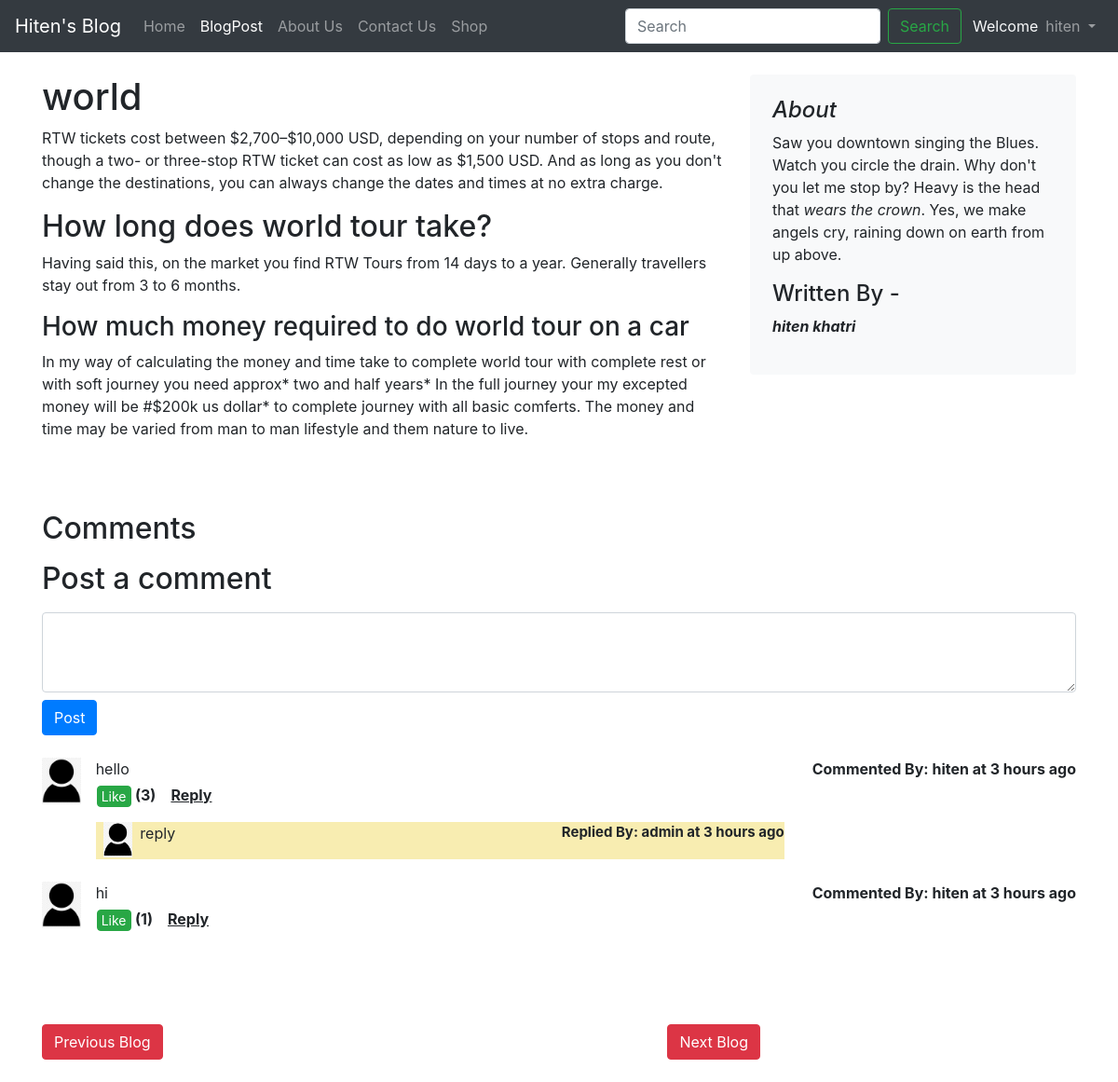
Page /blog/blogpost/1 (signed in) on the committed database.
### blog/models.py (models this page shows, shortened)
class blogpost(models.Model):
    post_id=models.AutoField(primary_key=True)
    auth_name=models.CharField(max_length=40,default="")
    post_title=models.CharField(max_length=200)
    post_desc=models.CharField(max_length=2000)
    post_head1=models.CharField(max_length=200)
    post_desc1=models.CharField(max_length=2000)
    post_head2=models.CharField(max_length=200)
    post_desc2=models.CharField(max_length=2000)
    pub_date=models.DateTimeField(default=now)

class usercomm(models.Model):
    user_id=models.AutoField(primary_key=True)
    blog_id1=models.IntegerField(default=0)
    user_name=models.ForeignKey(User,on_delete=models.CASCADE)
    desc=models.CharField(max_length=3000,default="")
    ts1=models.DateTimeField(default=now)

class userlike(models.Model):
    like_id=models.AutoField(primary_key=True)
    blog_id3=models.IntegerField(default=0)
    like_comm_id=models.IntegerField(default=0)
    like_user_id=models.ForeignKey(User,on_delete=models.CASCADE,null=True)
    like_count=models.IntegerField(default=0)

class userreply(models.Model):
    user_id1=models.AutoField(primary_key=True)
    blog_id2=models.IntegerField(default=0)
    comm_id=models.IntegerField(default=0)
    user_name1=models.ForeignKey(User,on_delete=models.CASCADE)
    desc1=models.CharField(max_length=3000,default="")
    ts2=models.DateTimeField(default=now)

### blog/views.py (the view, shortened to what this page needs)
# urls.py: path('/blogpost/<int:myid>',views.blogpost1,name='blogpost1'),
def blogpost1(request,myid):
    blogs=blogpost.objects.filter(post_id=myid)[0]
    n=len(blogpost.objects.all())
    allcomm=usercomm.objects.all()
    replys=userreply.objects.all()
    likes=userlike.objects.all()
    userlists=userlist.objects.all()
    return render(request,'blog/blogpost.html',{'blogs':blogs,'length':n,'comm':allcomm,'reps':replys,'likes':likes,'userlists1':userlists})

### blog/templates/blog/blogpost.html (shortened to what this page needs)
{% extends 'blog/basic.html' %}
{% block navblogpost %}active{% endblock %}
{% block body %}
{% load humanize %}
<div class="container my-4">
    <div class="row">
        <div class="col-md-8 blog-main">
            <div class="blog-post">
                <h1 class="blog-post-title">{{blogs.post_title}}</h1>
                <p>{{blogs.post_desc}}</p>
                <h2>{{blogs.post_head1}}</h2>
                <p>{{blogs.post_desc1}}</p>
                <h3>{{blogs.post_head2}}</h3>
                <p>{{blogs.post_desc2}}</p>
            </div>
        </div>
        <aside id="{{length}}" class="col-md-4 len blog-sidebar">
            <div class="p-4 mb-3 bg-light rounded">
                <h4 class="font-italic">About</h4>
                <p class="mb-0">Saw you downtown singing the Blues. Watch you circle the drain. Why don't you let me
                    stop by? Heavy is the head that <em>wears the crown</em>. Yes, we make angels cry, raining down on
                    earth from up above.</p>
                <h4 class="mt-3" >Written By - </h4>
                <p><b><em>{{blogs.auth_name}}</em></b></p>
            </div>
        </aside>
    </div>
    <h2 style="margin-top: 60px;">Comments</h2>
    {% if user.is_authenticated %}
    <form class="my-3" action="/blog/fblog1/{{blogs.post_id}}" method="POST">{% csrf_token %}
        <div class="form-group">
            <label for="usercomm"><h2>Post a comment</h2></label>
            <textarea name="comm1" class="mb-2 form-control" id="usercomm" rows="3"></textarea>
            <button type="submit" id="combtn" class="btn btn-primary">Post</button>
        </div>
    </form>
    {% else %}
    <h3>You need to log in before posting comments.</h3>
    {% endif %}
    <div style="margin-bottom: 100px;">
        <ul class="mt-3 list-unstyled">
            {% for i in comm %}
            {% if blogs.post_id == i.blog_id1 %}
            <li id="comm{{i.user_id}}" class="media my-4">
                {% load static %}
                <img src="/static/blog/user.png" height="50px" class="mr-3" alt="...">
                <div class="media-body">
                    <p class="mb-1" style="width: 35rem;">{{i.desc}}</p>
                    <div class="row">
                        {% for k in likes %}
                        <form method="POST">{% csrf_token %}
                            {% if blogs.post_id == k.blog_id3 %}
                            {% if k.like_comm_id == i.user_id %}
                            {% if user.is_authenticated %}
                            {% if k.like_user_id != request.user %}
                            <button style="font-size:14px ;" id="like{{i.user_id}}" class="ml-3 px-1 py-0 btn btn-success like">Like </button>
                            {% else %}
                            <a href="#" style="font-size:14px ;" class="ml-3 px-1 py-0 btn btn-success disabled">Liked </a>
                            {% endif %}
                            {% else %}
                            <span style="font-size: 14px;" class="badge ml-2 badge-info">Likes</span>
                            {% endif %}
                            <b id="like1{{i.user_id}}">({{k.like_count}})</b>
                            {% endif %}
                            {% endif %}
                            {% endfor %}
                        </form>
                        <div style="cursor: pointer; text-decoration: underline;" class="ml-3 reply"><b id="reply{{i.user_id}}">Reply</b></div>
                    </div>
                    {% for j in reps %}
                    {% if blogs.post_id == j.blog_id2 %}
                    {% if i.user_id == j.comm_id %}
                    <div class="media mt-3" style="background-color: rgb(248, 237, 177);">
                        <img class="mx-2" src="/static/blog/user.png" height="38px" alt="...">
                        <div class="media-body">
                            <p style="width: 22rem;">{{j.desc1}}</p>
                        </div>
                        <div style="font-size: 15px;" ><b>Replied By: <span>{{j.user_name1}}</span> at <span>{{j.ts2|naturaltime}}</span></b></div>
                    </div>
                    {% endif %}
                    {% endif %}
                    {% endfor %}
                </div>
                <div style="margin-left: 30px;"><b>Commented By: <span>{{i.user_name}}</span> at <span>{{i.ts1|naturaltime}}</span></b></div>
            </li>
            {% endif %}
            {% endfor %}
        </ul>
    </div>
    <div style="display: flex;">
        <div ><button id="prev{{blogs.post_id}}" type="button" class="prev btn btn-danger">Previous Blog</button></div>
        <div style="position: absolute; right: 24rem;"><button id="next{{blogs.post_id}}" type="button" class="next btn btn-danger">Next Blog</button></div>
    </div>
</div>
{% endblock %}

### blog/templates/blog/basic.html (shortened to what this page needs)
<!doctype html>
<html lang="en">
<head>
    <link rel="stylesheet" href="https://cdn.jsdelivr.net/npm/bootstrap@4.6.0/dist/css/bootstrap.min.css"
>
</head>
<body>
    <nav class="navbar navbar-expand-lg navbar-dark bg-dark">
        <a class="navbar-brand" href="/blog">Hiten's Blog</a>
        <div class="collapse navbar-collapse" id="navbarSupportedContent">
            <ul class="navbar-nav mr-auto">
                <li class="nav-item {% block navblog %}{% endblock %}">
                    <a class="nav-link" href="/blog">Home <span class="sr-only">(current)</span></a>
                </li>
                <li class="nav-item {% block navblogpost %}{% endblock %}">
                    <a class="nav-link" href="/blog/blogpost/1">BlogPost</a>
                </li>
                <li class="nav-item {% block navabout %}{% endblock %}">
                    <a class="nav-link" href="/blog/about">About Us</a>
                </li>
                <li class="nav-item {% block navcontact %}{% endblock %}">
                    <a class="nav-link" href="/blog/contact">Contact Us</a>
                </li>
                <li class="nav-item">
                    <a class="nav-link" href="/shop">Shop</a>
                </li>
            </ul>
            <form action="/blog/search" method="GET" class="form-inline my-2 my-lg-0">
                <input name="query" class="form-control mr-sm-2" type="search" placeholder="Search" aria-label="Search">
                <button class="btn mr-1 btn-outline-success my-2 my-sm-0" type="submit">Search</button>
            </form>
            {% if user.is_authenticated %}
            <p class="text-light my-auto ml-2">Welcome</p>
            <ul class="navbar-nav ">
                <li class="nav-item dropdown">
                    <a class="nav-link dropdown-toggle" href="#" id="dropdownMenuLink" data-toggle="dropdown" aria-haspopup="true" aria-expanded="false">
                        {{request.user}}
                    </a>
                </li>
            </ul>
            </div>
            {% else %}
            <button type="button" class="btn mx-2 btn-success" data-toggle="modal" data-target="#loginModal">Login</button>
            <button type="button" class="btn btn-success" data-toggle="modal" data-target="#signinModal">Sign In</button>
            {% endif %}
    </nav>
    {% block body %}{% endblock %}
</body>
</html>

### rows in the picture
blogpost: post_title "world", post_desc "RTW tickets cost between $2,700–$10,000 USD, depending on your number of stops and route, though a two- or three-stop RTW ticket can cost as low as $1,500 USD. And as long as you don't change the destinations, you can always change the dates and times at no extra charge.", post_head1 "How long does world tour take?", post_desc1 "Having said this, on the market you find RTW Tours from 14 days to a year. Generally travellers stay out from 3 to 6 months.", post_head2 "How much money required to do world tour on a car", post_desc2 "In my way of calculating the money and time take to complete world tour with complete rest or with soft journey you need approx* two and half years* In the full journey your my excepted money will be #$200k us dollar* to complete journey with all basic comferts. The money and time may be varied from man to man lifestyle and them nature to live.", auth_name "hiten khatri"
usercomm: desc "hello", user_name "hiten", ts1 "3 hours ago"
userlike: like_count "3"
userreply: blog_id2 1 (drawn), desc1 "reply", user_name1 "admin", ts2 "3 hours ago"
usercomm: desc "hi", user_name "hiten", ts1 "3 hours ago"
userlike: like_count "1"

### other values in the picture
{{ request.user }} "hiten"
